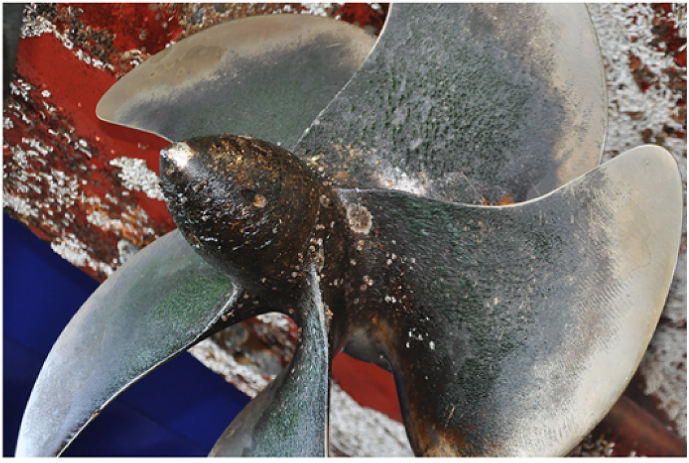
#> input picture Data/Images/0.png, 689 x 463 px, found by its file name; its folder holds only this picture in this run
$ python custom_resize.py   (older library calls are emulated)
#> lines starting #> are read from the running program, lines starting #| are printed output that depends on the picture
import os
from PIL import Image


def crop_and_resize(image_path, depth_image_path, output_path, depth_output_path, target_size=(640, 560)):
    """
    Crop and resize an image to the target size (h, w) by cropping the center.

    :param image_path: Path to the input image
    :param depth_image_path: Path to the relative depth image
    :param output_path: Path to save the resized image
    :param depth_output_path: Path to save the relative depth image
    :param target_size: Tuple of (height, width) for the desired size
    """
#> called with target_size = (640, 560)

    # Open the image and get the original dimensions
    img = Image.open(image_path)
#> img is the input picture: PIL image 689x463 RGBA; mean R, G, B, A 112.7, 105.3, 104, 255
    depth_img = Image.open(depth_image_path)

    width, height = img.size
#> width = 689; height = 463
    target_h, target_w = target_size

    # Determine the amount to crop from each side
    crop_top, crop_left = (height - target_h) // 2, (width - target_w) // 2
#> crop_top = -89; crop_left = 64
    crop_bottom, crop_right = crop_top + target_h, crop_left + target_w
#> crop_bottom = 551; crop_right = 624

    # Perform center cropping
    img_cropped = img.crop((crop_left, crop_top, crop_right, crop_bottom))
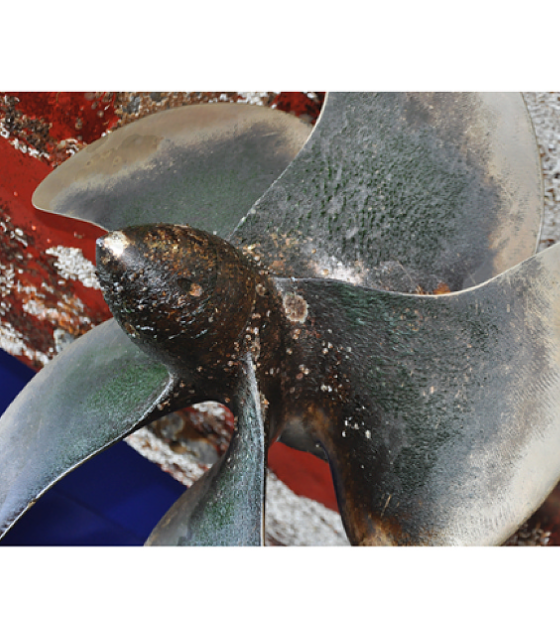
#> img_cropped: PIL image 560x640 RGBA; mean R, G, B, A 79.3, 74.9, 73.1, 184.5; transparent parts drawn white
    depth_img_cropped = depth_img.crop((crop_left, crop_top, crop_right, crop_bottom))

    # Resize to ensure it fits exactly the target size
    img_resized = img_cropped.resize(target_size, Image.ANTIALIAS)
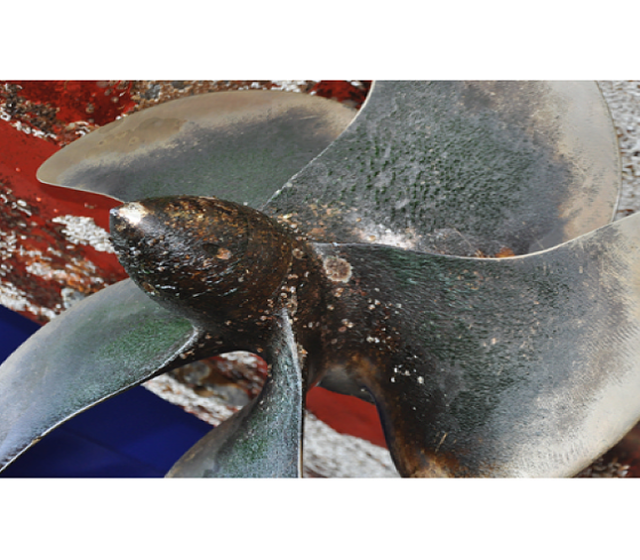
#> img_resized: PIL image 640x560 RGBA; mean R, G, B, A 80.7, 76.3, 74.4, 184.5; transparent parts drawn white
    depth_img_resized = depth_img_cropped.resize(target_size, Image.ANTIALIAS)

    # Save the result
    img_resized.save(output_path)
    depth_img_resized.save(depth_output_path)


def resize_custom_dataset():

    pth = os.path.join(os.getcwd(), "Depth_Anything/metric_depth/custom_dataset")

    input_dir = os.path.join(pth, "Images")
    depth_input_dir = os.path.join(pth, "depth")

    output_dir = os.path.join(pth, "Resized_Images")
    depth_output_dir = os.path.join(pth, "Resized_depth")

    for filename in os.listdir(input_dir):

        input_path = os.path.join(input_dir, filename)
        output_path = os.path.join(output_dir, filename)

        depth_input_path = os.path.join(depth_input_dir, filename)
        depth_output_path = os.path.join(depth_output_dir, filename)

        crop_and_resize(input_path, depth_input_path, output_path,
                        depth_output_path)


def get_custom_dataset_size():

    dir = os.path.join(os.getcwd(), "Depth_Anything/metric_depth/custom_dataset/Images")

    for filename in os.listdir(dir):

        img = Image.open(os.path.join(dir, filename))
        print(f"Image: {filename}, shape: {img.size}")


if __name__ == "__main__":

    # get_custom_dataset_size()
    resize_custom_dataset()

$ run again, on Data/Images/13.png
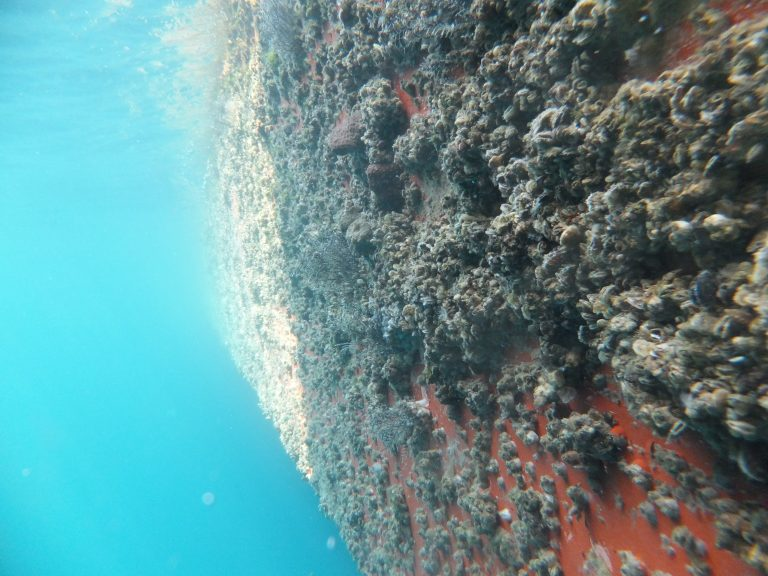
#> input picture Data/Images/13.png, 768 x 576 px, found by its file name
#> in crop_and_resize, img is the input picture: PIL image 768x576 RGB; mean R, G, B 100.8, 146, 148.5
#> in crop_and_resize, `img_cropped = img.crop((crop_left, crop_top, crop_right, crop_bottom))`:
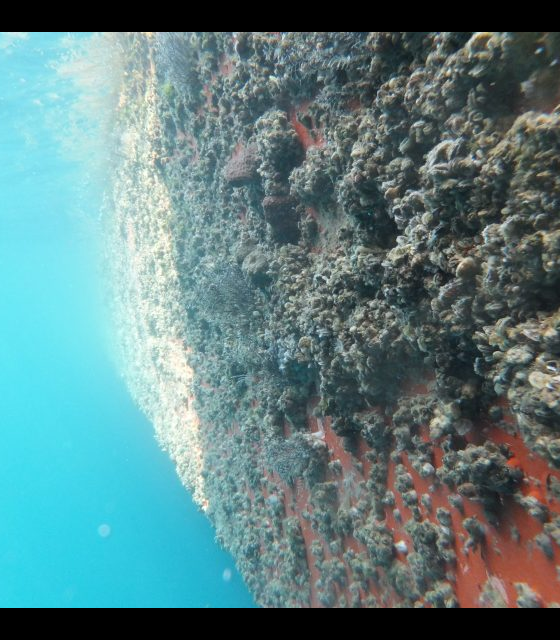
#> img_cropped: PIL image 560x640 RGB; mean R, G, B 94.4, 129, 130.9
#> in crop_and_resize, `img_resized = img_cropped.resize(target_size, Image.ANTIALIAS)`:
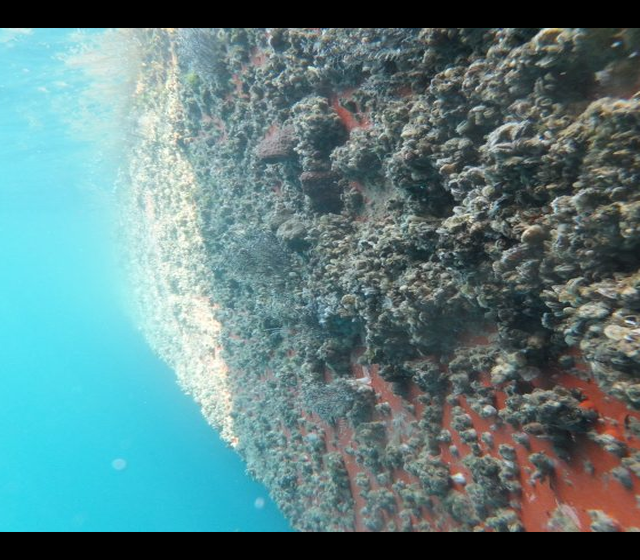
#> img_resized: PIL image 640x560 RGB; mean R, G, B 94.4, 129, 130.9

$ run again, on Data/Images/14.png
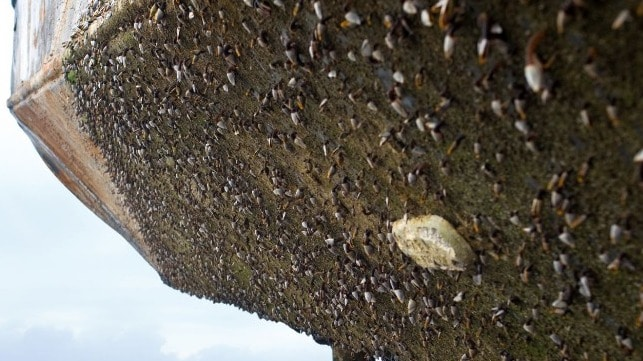
#> input picture Data/Images/14.png, 643 x 361 px, found by its file name
#> in crop_and_resize, img is the input picture: PIL image 643x361 RGB; mean R, G, B 100.8, 95, 85.1
#> in crop_and_resize, `img_cropped = img.crop((crop_left, crop_top, crop_right, crop_bottom))`:
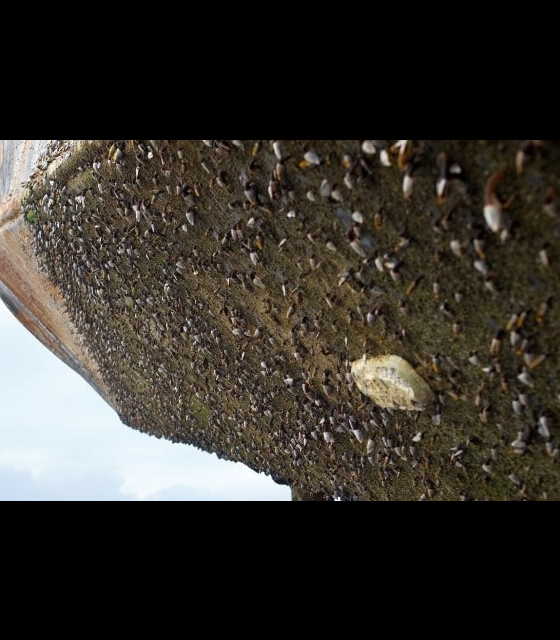
#> img_cropped: PIL image 560x640 RGB; mean R, G, B 54.2, 50.4, 44.4
#> in crop_and_resize, `img_resized = img_cropped.resize(target_size, Image.ANTIALIAS)`:
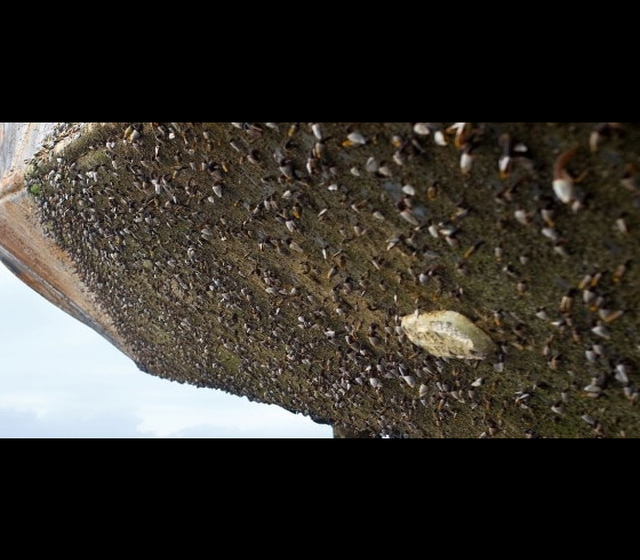
#> img_resized: PIL image 640x560 RGB; mean R, G, B 54.2, 50.4, 44.4

$ run again, on Data/Images/15.png
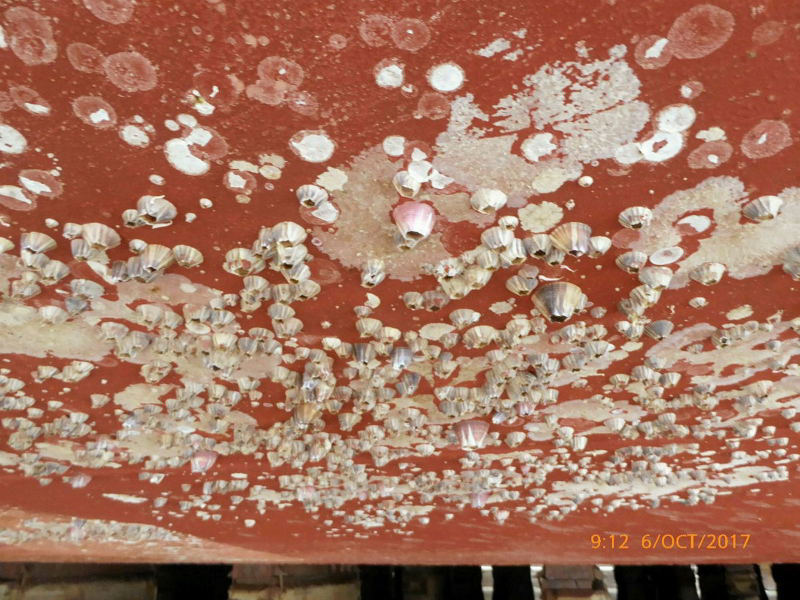
#> input picture Data/Images/15.png, 1600 x 1200 px, found by its file name (shown at 1/2 size)
#> in crop_and_resize, img is the input picture: PIL image 1600x1200 RGB; mean R, G, B 165.3, 117.8, 97.5
#> in crop_and_resize, `img_cropped = img.crop((crop_left, crop_top, crop_right, crop_bottom))`:
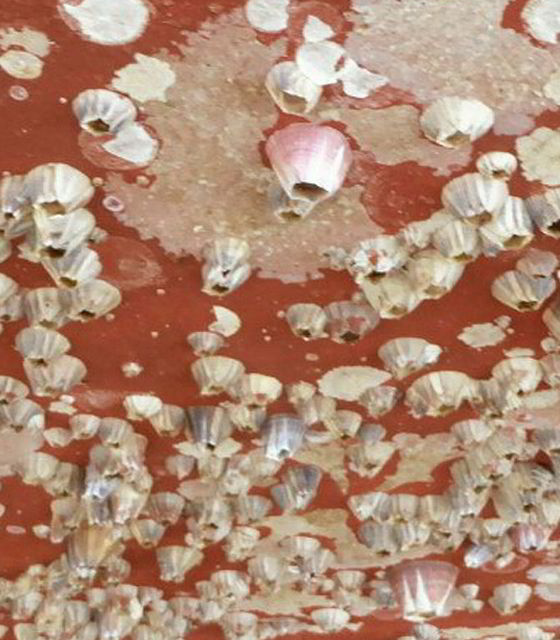
#> img_cropped: PIL image 560x640 RGB; mean R, G, B 176.2, 138.7, 116.9
#> in crop_and_resize, `img_resized = img_cropped.resize(target_size, Image.ANTIALIAS)`:
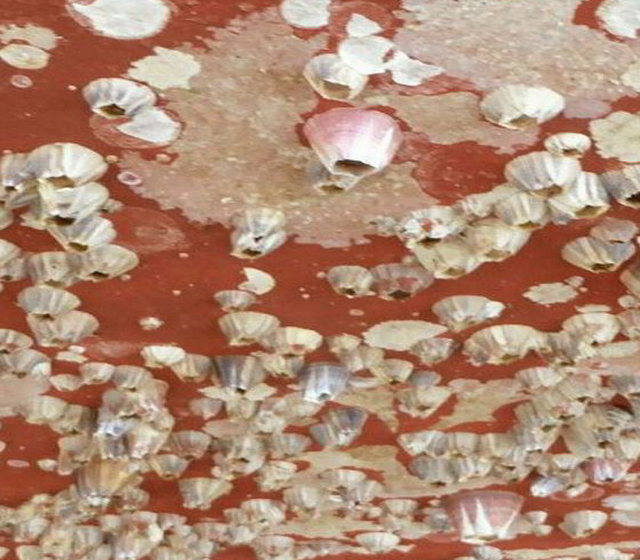
#> img_resized: PIL image 640x560 RGB; mean R, G, B 176.2, 138.7, 116.9

$ run again, on Data/Images/1.png
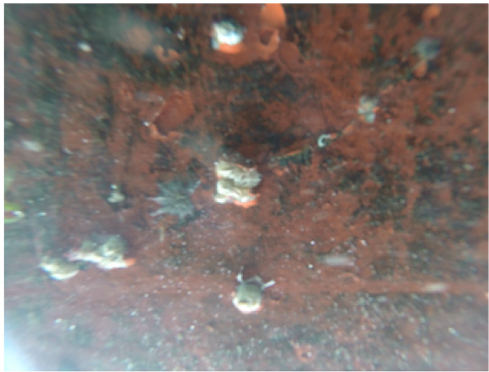
#> input picture Data/Images/1.png, 489 x 372 px, found by its file name
#> in crop_and_resize, img is the input picture: PIL image 489x372 RGBA; mean R, G, B, A 125.2, 114.6, 110, 255
#> in crop_and_resize, `img_cropped = img.crop((crop_left, crop_top, crop_right, crop_bottom))`:
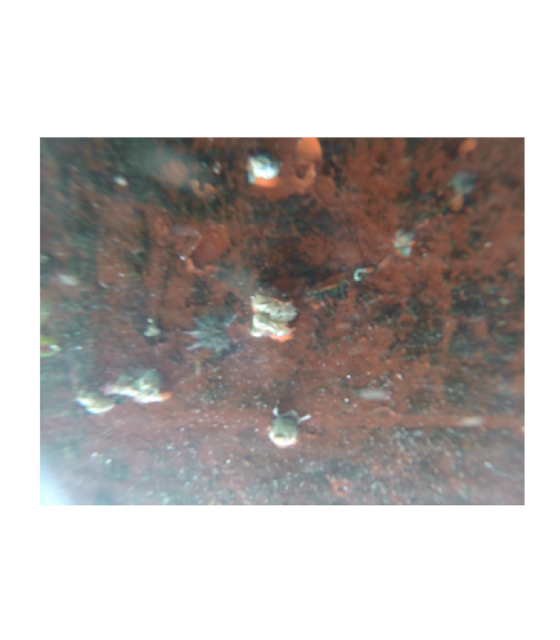
#> img_cropped: PIL image 560x640 RGBA; mean R, G, B, A 63.6, 58.2, 55.9, 129.4; transparent parts drawn white
#> in crop_and_resize, `img_resized = img_cropped.resize(target_size, Image.ANTIALIAS)`:
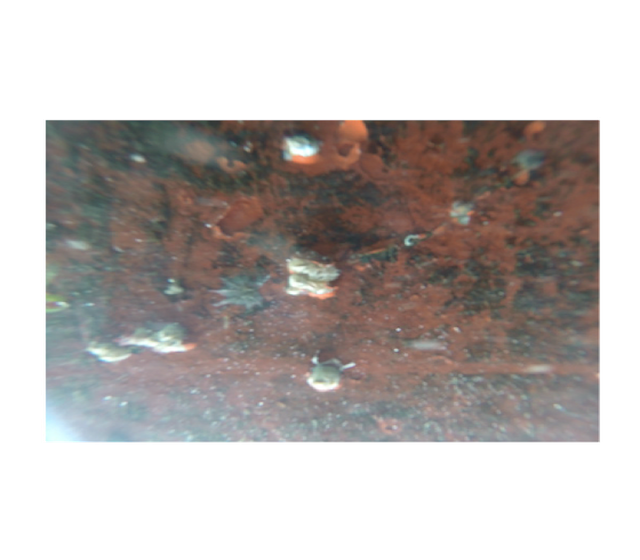
#> img_resized: PIL image 640x560 RGBA; mean R, G, B, A 65.1, 59.7, 57.4, 129.4; transparent parts drawn white
